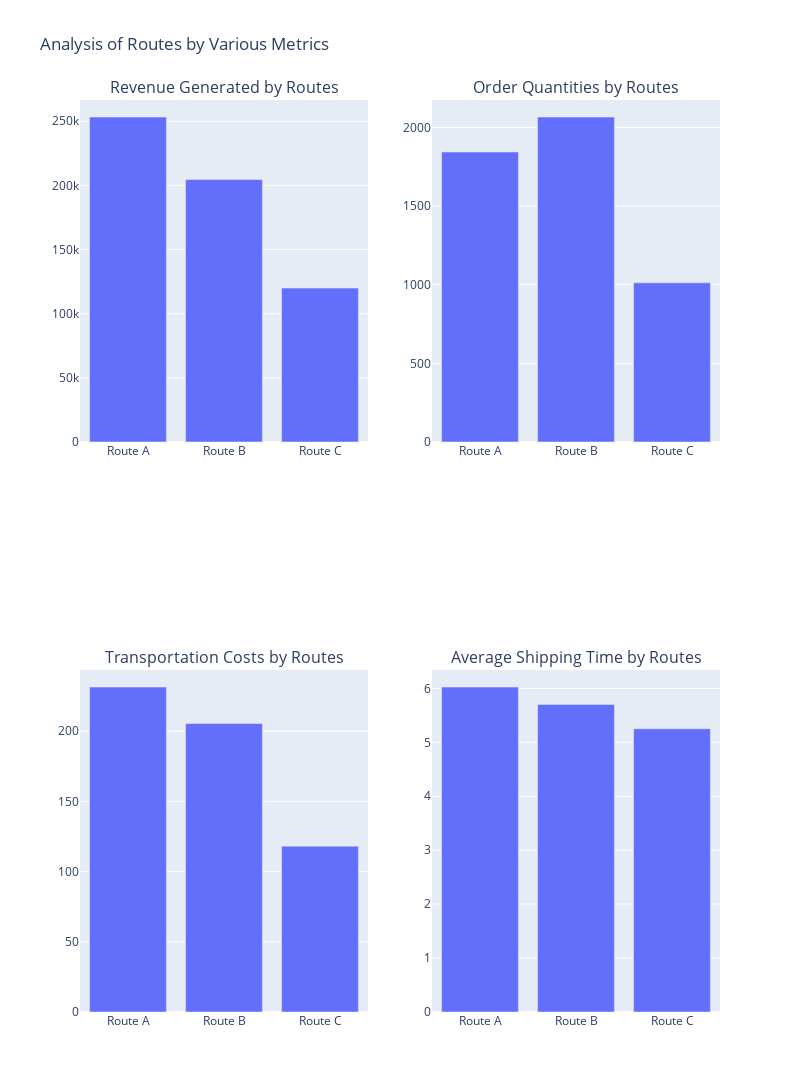

The cell this chart's notebook holds for it:
### Markdown cell above
Routes analysis

### Code cell
fig_revenue3 = px.bar(Routes["Revenue generated"].sum(), y="Revenue generated", title="Revenue Generated by Routes")
fig_orders3 = px.bar(Routes["Order quantities"].sum(), y="Order quantities", title="Order Quantities by Routes")
fig_costs3 = px.bar(Routes["Shipping costs"].sum(), y="Shipping costs", title="Transportation Costs by Routes")
fig_shipping3 = px.bar(Routes["Shipping times"].mean() , y= "Shipping times", title="Average Shipping Time by Routes")

fig = make_subplots(
    rows=2, cols=2,
    specs=[[{"type": "bar"}, {"type": "bar"}],
           [{"type": "bar"}, {"type": "bar"}]],
    subplot_titles=[
        "Revenue Generated by Routes",
        "Order Quantities by Routes",
        "Transportation Costs by Routes",
        "Average Shipping Time by Routes",
    ]
)

for trace in fig_revenue3.data:
    fig.add_trace(trace, row=1, col=1)
for trace in fig_orders3.data:
    fig.add_trace(trace, row=1, col=2)
for trace in fig_costs3.data:
    fig.add_trace(trace, row=2, col=1)
for trace in fig_shipping3.data:
    fig.add_trace(trace, row=2, col=2)

fig.update_layout(
    height=1200, width=800,
    title_text="Analysis of Routes by Various Metrics",
    showlegend=False
)

fig.show()

### Figure 1 — Plotly figure (JSON) as saved in the notebook; plotly's stock layout.template omitted (floating-point values rounded to 4 significant figures)
{"data": [{"alignmentgroup": "True", "hovertemplate": "Routes=%{x}<br>Revenue generated=%{y}<extra></extra>", "legendgroup": "", "marker": {"color": "#636efa", "pattern": {"shape": ""}}, "name": "", "offsetgroup": "", "orientation": "v", "showlegend": false, "textposition": "auto", "type": "bar", "x": ["Route A", "Route B", "Route C"], "xaxis": "x", "y": [253200.0, 204500.0, 119900.0], "yaxis": "y"}, {"alignmentgroup": "True", "hovertemplate": "Routes=%{x}<br>Order quantities=%{y}<extra></extra>", "legendgroup": "", "marker": {"color": "#636efa", "pattern": {"shape": ""}}, "name": "", "offsetgroup": "", "orientation": "v", "showlegend": false, "textposition": "auto", "type": "bar", "x": ["Route A", "Route B", "Route C"], "xaxis": "x2", "y": [1844, 2066, 1012], "yaxis": "y2"}, {"alignmentgroup": "True", "hovertemplate": "Routes=%{x}<br>Shipping costs=%{y}<extra></extra>", "legendgroup": "", "marker": {"color": "#636efa", "pattern": {"shape": ""}}, "name": "", "offsetgroup": "", "orientation": "v", "showlegend": false, "textposition": "auto", "type": "bar", "x": ["Route A", "Route B", "Route C"], "xaxis": "x3", "y": [231.3, 205.4, 118.1], "yaxis": "y3"}, {"alignmentgroup": "True", "hovertemplate": "Routes=%{x}<br>Shipping times=%{y}<extra></extra>", "legendgroup": "", "marker": {"color": "#636efa", "pattern": {"shape": ""}}, "name": "", "offsetgroup": "", "orientation": "v", "showlegend": false, "textposition": "auto", "type": "bar", "x": ["Route A", "Route B", "Route C"], "xaxis": "x4", "y": [6.023, 5.703, 5.25], "yaxis": "y4"}], "layout": {"annotations": [{"font": {"size": 16}, "showarrow": false, "text": "Revenue Generated by Routes", "x": 0.225, "xanchor": "center", "xref": "paper", "y": 1, "yanchor": "bottom", "yref": "paper"}, {"font": {"size": 16}, "showarrow": false, "text": "Order Quantities by Routes", "x": 0.775, "xanchor": "center", "xref": "paper", "y": 1, "yanchor": "bottom", "yref": "paper"}, {"font": {"size": 16}, "showarrow": false, "text": "Transportation Costs by Routes", "x": 0.225, "xanchor": "center", "xref": "paper", "y": 0.375, "yanchor": "bottom", "yref": "paper"}, {"font": {"size": 16}, "showarrow": false, "text": "Average Shipping Time by Routes", "x": 0.775, "xanchor": "center", "xref": "paper", "y": 0.375, "yanchor": "bottom", "yref": "paper"}], "height": 1200, "showlegend": false, "title": {"text": "Analysis of Routes by Various Metrics"}, "width": 800, "xaxis": {"anchor": "y", "domain": [0, 0.45]}, "xaxis2": {"anchor": "y2", "domain": [0.55, 1]}, "xaxis3": {"anchor": "y3", "domain": [0, 0.45]}, "xaxis4": {"anchor": "y4", "domain": [0.55, 1]}, "yaxis": {"anchor": "x", "domain": [0.625, 1]}, "yaxis2": {"anchor": "x2", "domain": [0.625, 1]}, "yaxis3": {"anchor": "x3", "domain": [0, 0.375]}, "yaxis4": {"anchor": "x4", "domain": [0, 0.375]}}}
